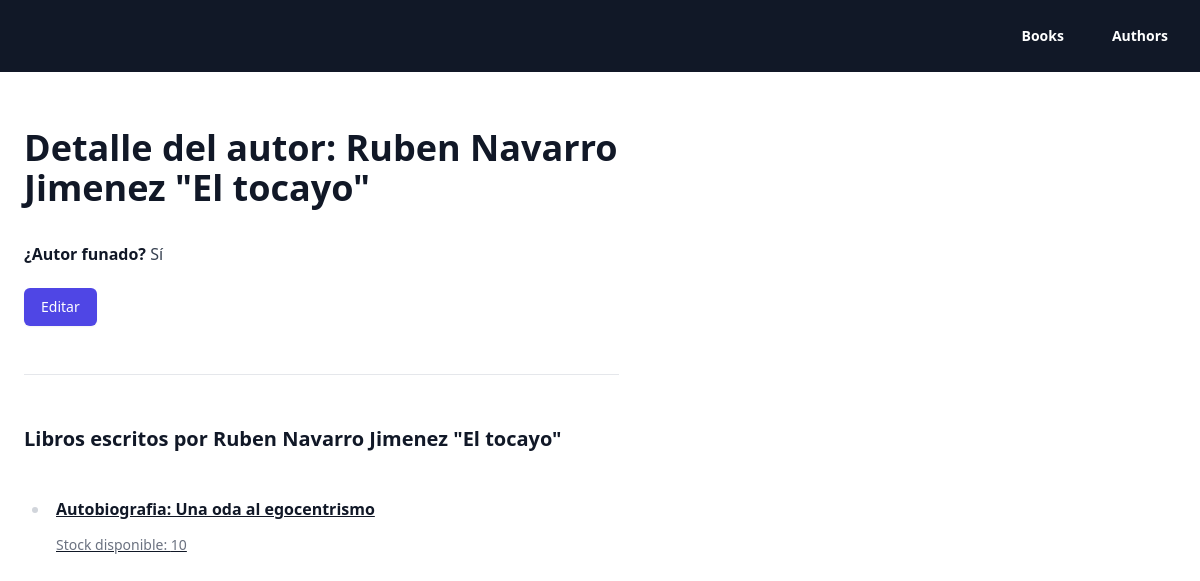
Page /inventory/authors/3/ on the committed database.
### inventory/models.py (models this page shows, shortened)
class Autor(models.Model):
    name = models.CharField(max_length=200)
    funado = models.BooleanField()

class Libro(models.Model):
    title = models.CharField(max_length=200)
    stock = models.IntegerField()
    last_update = models.DateTimeField()
    autor = models.ForeignKey(Autor, on_delete=models.CASCADE)

### inventory/views.py (the view)
# urls.py: path("authors/<int:id>/", views.author_detail, name="author_detail"),
def author_detail(r, id: int):
    autor = get_object_or_404(Autor, id=id)
    books = Libro.objects.filter(autor = id)
    context = {
        "author": autor,
        "books": books
    }
    return render(r, "inventory/author_detail.html", context)

### inventory/templates/inventory/author_detail.html (shortened to what this page needs)
{% extends 'inventory/layout.html' %}
{% block content %}
<div class="prose py-8">
    <h1>Detalle del autor: {{ author.name }}</h1>
    <p>
        <strong>¿Autor funado?</strong>
        {% if author.funado %}
            Sí
        {% else %}
            No
        {% endif %}
    </p>
    <div class="flex space-x-4 mb-8">
        <button id="open-modal-button" class="inline-flex items-center px-4 py-2 border border-transparent text-sm font-medium rounded-md shadow-sm text-white bg-indigo-600 hover:bg-indigo-700 focus:outline-none focus:ring-2 focus:ring-offset-2 focus:ring-indigo-500">
            Editar
        </button>
    </div>
    <hr>
    <h3>Libros escritos por {{ author.name }}</h3>
    {% if books|length > 0 %}
        <ul role="list" class="divide-y divide-gray-200">
            {% for libro in books %}
                <li class="py-4">
                    <a class="block hover:bg-gray-50">
                        <p class="font-semibold">{{ libro.title }}</p>
                        <p class="text-sm text-gray-500">Stock disponible: {{ libro.stock }}</p>
                    </a>
                </li>
            {% endfor %}
        </ul>
    {% else %}
        <p class="text-gray-500">Este autor aún no tiene libros registrados.</p>
    {% endif %}
</div>
{% endblock %}

### rows in the picture
Autor: name "Ruben Navarro Jimenez \"El tocayo\""
Libro: title "Autobiografia: Una oda al egocentrismo", stock "10"
